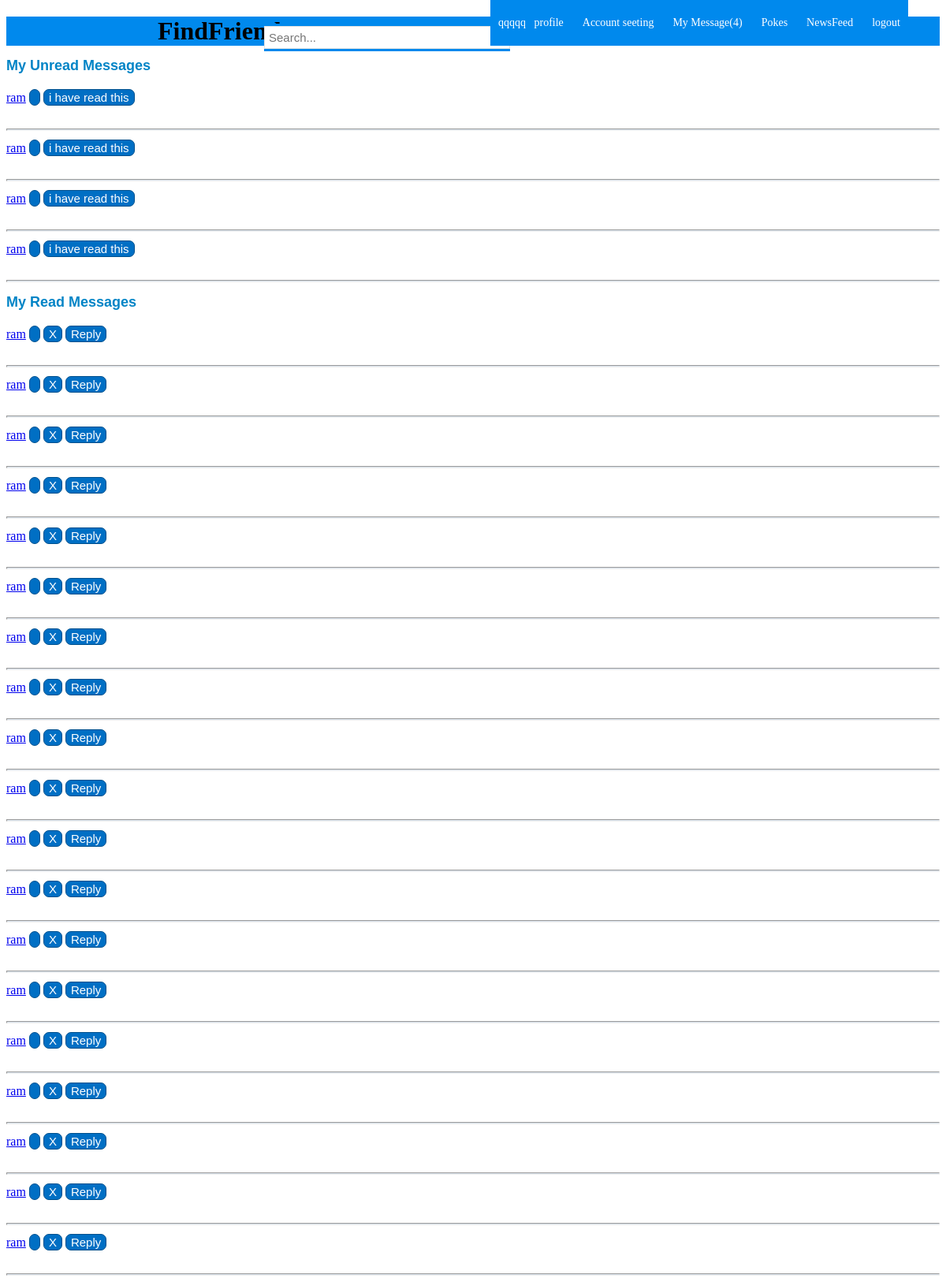
The page /my_message.php (signed in) on the database its author committed.
### tables this page shows
CREATE TABLE IF NOT EXISTS `pvt_messages` (
`id` int(11) NOT NULL,
  `user_from` varchar(255) NOT NULL,
  `user_to` varchar(255) NOT NULL,
  `msg_title` varchar(255) NOT NULL,
  `msg_body` text NOT NULL,
  `date` date NOT NULL,
  `opened` varchar(255) NOT NULL,
  `deleted` varchar(255) NOT NULL
);

### my_message.php (the view, shortened to what this page needs)
<?php
include("inc/header.inc.php");
?>
<h2>My Unread Messages</h2></p>
<?php
$grab_message=mysql_query("SELECT * FROM pvt_messages WHERE user_to='$user' && opened='no'  && deleted='no' ");
$numrows=mysql_num_rows($grab_message);
if($numrows!=0){
while($get_msg=mysql_fetch_assoc($grab_message)){
	$id=$get_msg['id'];
	$user_from=$get_msg['user_from'];
	$msg_title=$get_msg['msg_title'];
	$msg_body=$get_msg['msg_body'];
?>
<?php
	if(strlen($msg_title)>50){
		$msg_title=substr($msg_title,0,50)."...";
	}
	else{
		$msg_title=$msg_title;
	}
	if(strlen($msg_body)>150){
		$msg_body=substr($msg_body,0,150)."...";
	}
	else{
		$msg_body=$msg_body;
	}
	echo"
	<form method='POST' action='my_message.php' name='$msg_title'>
	<a href='$user_from'>$user_from</a></b>
	<input type='button' name='openmsg' value='$msg_title' OnClick='javascript: toggle$id()'>
	<input type ='submit' name='setopened_$id' value=\"i have read this\">
	</form>
<div id='toggleText$id' style='display:none;'>
</br>$msg_body
</div></br><hr/>
	";
}
}
else{
	echo"you haven't any messages yet";
}
 ?>
<h2>My Read Messages</h2></p>
<?php
$grab_message=mysql_query("SELECT * FROM pvt_messages WHERE user_to='$user' && opened='yes'  && deleted='no' ");
$numrows_read=mysql_num_rows($grab_message);
if($numrows_read!=0){
while($get_msg=mysql_fetch_assoc($grab_message)){
	$id=$get_msg['id'];
	$user_from=$get_msg['user_from'];
	$msg_title=$get_msg['msg_title'];
	$msg_body=$get_msg['msg_body'];
	?>
	<?php
	if(strlen($msg_title)>50){
		$msg_title=substr($msg_title,0,50)."...";
	}
	else{
		$msg_title=$msg_title;
	}
	if(strlen($msg_body)>150){
		$msg_body=substr($msg_body,0,150)."...";
	}
	else
		$msg_body=$msg_body;
	echo"
	<form method='POST' action='my_message.php' name='$msg_title'>
	<a href='$user_from'>$user_from</a></b>
	<input type='button' name='openmsg' value='$msg_title' OnClick='javascript:toggle$id()'>
	<input type ='submit' name='delete_$id' value=\"X\" title='Delete Message'>
	<input type ='submit' name='reply_$id' value=\"Reply\" title='Reply Message'>
	</form>
<div id='toggleText$id' style='display:none;'>
</br>$msg_body
</div></br><hr/>
	";
	}
}
else{
	echo"you haven't any messages yet";
}
  ?>

### css/style.css (style rules this page uses)
h2 { font-family: Arial, Helvetica, Sans-serif; font-size: 18px; color:#0084c6; }
input[type="submit"] { background-color: #006FC4; border:1px solid #00508D; font-size: 15px; color: #FFFFFF; margin-bottom: 3px; margin-top: 3px; border-radius: 7px; }
input[type="button"] { background-color: #006FC4; border:1px solid #00508D; font-size: 15px; color: #FFFFFF; margin-bottom: 3px; margin-top: 3px; border-radius: 7px; }
hr { background-color: #DCE5EE; height: 1px; }

### rows shown on the page
pvt_messages: user_from "ram"
pvt_messages: user_from "ram"
pvt_messages: user_from "ram"
pvt_messages: user_from "ram"
pvt_messages: user_from "ram"
pvt_messages: user_from "ram"
pvt_messages: user_from "ram"
pvt_messages: user_from "ram"
pvt_messages: user_from "ram"
pvt_messages: user_from "ram"
pvt_messages: user_from "ram"
pvt_messages: user_from "ram"
pvt_messages: user_from "ram"
pvt_messages: user_from "ram"
pvt_messages: user_from "ram"
pvt_messages: user_from "ram"
pvt_messages: user_from "ram"
pvt_messages: user_from "ram"
pvt_messages: user_from "ram"
pvt_messages: user_from "ram"
pvt_messages: user_from "ram"
pvt_messages: user_from "ram"
pvt_messages: user_from "ram"

### other values the page prints
$user "qqqqq"
$unread_numrows "(4)"
